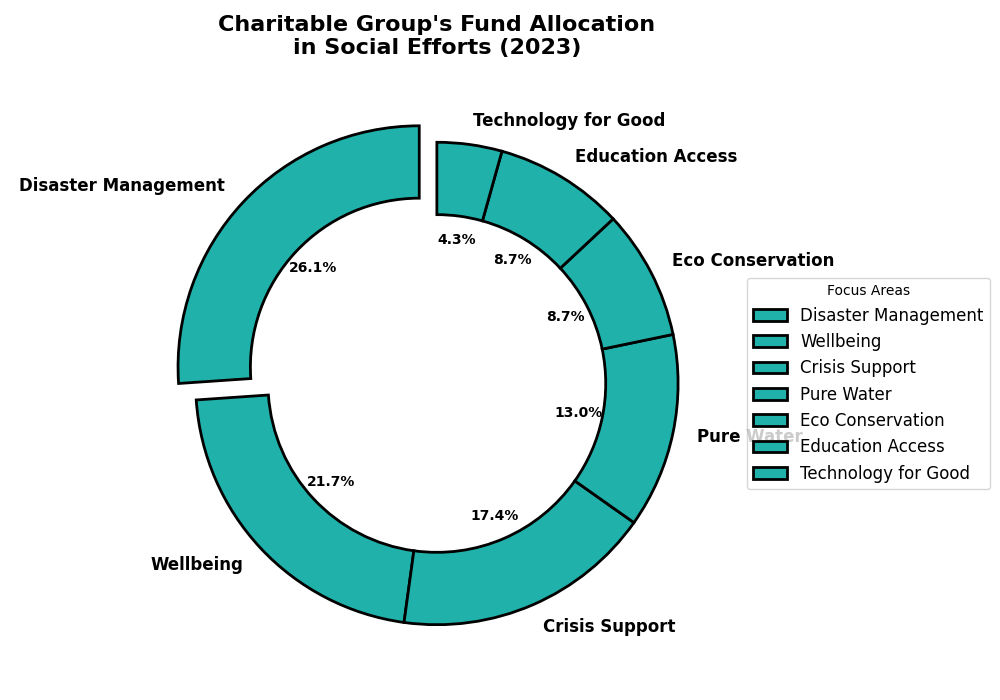

The Python source for this figure:
import matplotlib.pyplot as plt

initiatives = ['Disaster Management', 'Wellbeing', 'Crisis Support', 'Pure Water', 'Eco Conservation', 'Education Access', 'Technology for Good']
investment_percentages = [30, 25, 20, 15, 10, 10, 5]

color = '#20B2AA'
explode = (0.1, 0, 0, 0, 0, 0, 0)

plt.figure(figsize=(10, 7))
wedges, texts, autotexts = plt.pie(
    investment_percentages, 
    labels=initiatives, 
    autopct='%1.1f%%', 
    startangle=90, 
    colors=[color] * len(initiatives),
    explode=explode,
    wedgeprops={'edgecolor': 'black', 'linewidth': 2, 'width': 0.3}  # Adjusted width for donut effect
)

for text in texts:
    text.set_fontsize(12)
    text.set_weight('bold')
for autotext in autotexts:
    autotext.set_fontsize(10)
    autotext.set_weight('bold')
    autotext.set_color('black')

plt.title("Charitable Group's Fund Allocation\nin Social Efforts (2023)", fontsize=16, fontweight='bold', pad=20)

plt.legend(wedges, initiatives, title="Focus Areas", loc='center left', bbox_to_anchor=(1, 0, 0.5, 1), fontsize=12)

plt.tight_layout()

plt.show()
